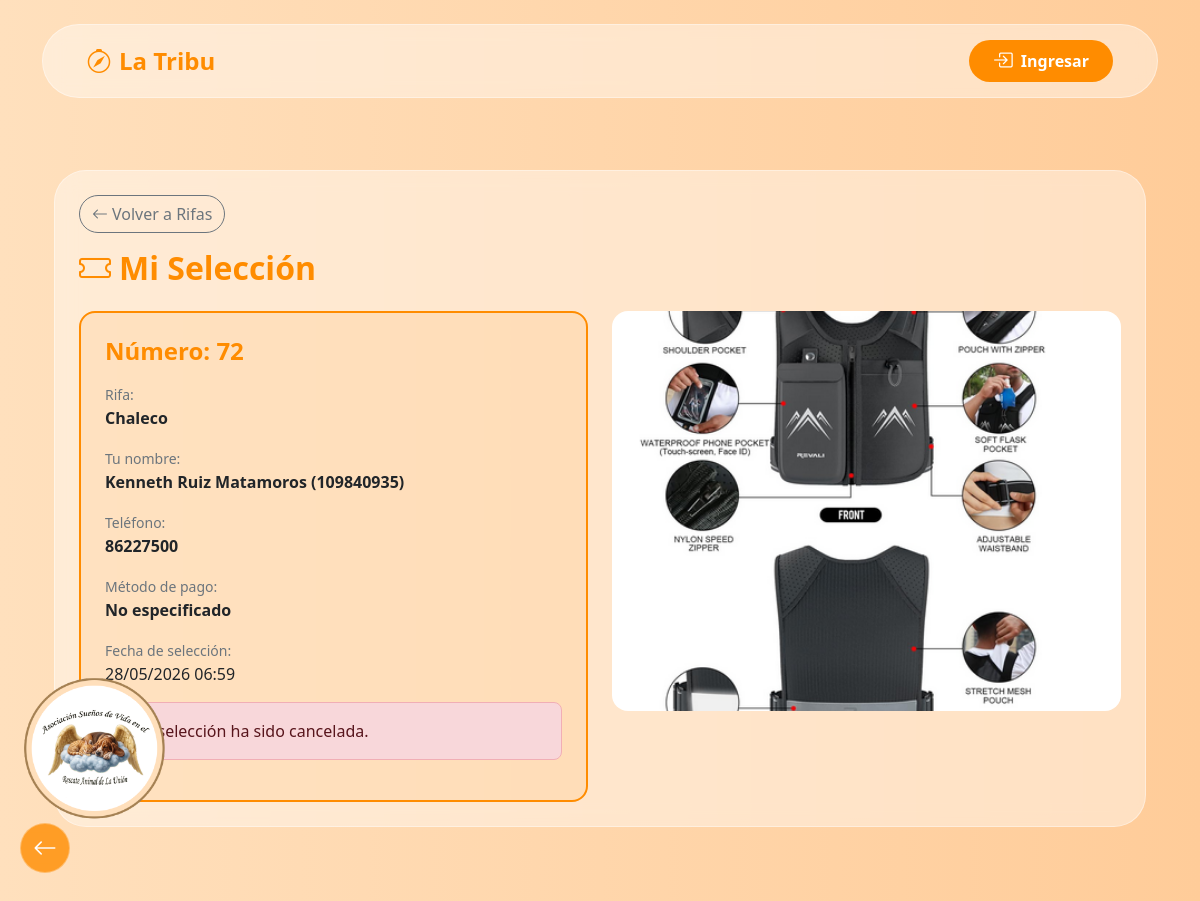
The app's page /rifas/mi-seleccion/1 with its own data.
### models.py (models this page shows)
class RaffleSelection(db.Model):
    __tablename__ = 'raffle_selection'
    id = db.Column(db.Integer, primary_key=True)
    raffle_id = db.Column(db.Integer, db.ForeignKey('raffle.id'), nullable=False)
    number = db.Column(db.String(5), nullable=False)  # 00-99
    customer_name = db.Column(db.String(200), nullable=False)
    customer_phone = db.Column(db.String(50), nullable=False)
    customer_cedula = db.Column(db.String(50))  # Nueva: cédula del cliente
    pin = db.Column(db.String(10), nullable=False)  # PIN de 4 dígitos alfanumérico
    selection_password = db.Column(db.String(100), nullable=False, default='', server_default='')
    created_at = db.Column(db.DateTime, default=datetime.utcnow)
    is_canceled = db.Column(db.Boolean, default=False)
    payment_method = db.Column(db.String(50), default='No especificado')
    sinpe_name = db.Column(db.String(200))
    sinpe_phone = db.Column(db.String(50))
    __table_args__ = (db.UniqueConstraint('raffle_id', 'number', name='_raffle_number_uc'),)

class Raffle(db.Model):
    __tablename__ = 'raffle'
    id = db.Column(db.Integer, primary_key=True)
    raffle_number = db.Column(db.String(50), unique=True, nullable=False)
    name = db.Column(db.String(200), nullable=False)
    price = db.Column(db.Float, nullable=False)
    prize = db.Column(db.String(500), nullable=False)
    detail = db.Column(db.Text, nullable=False)
    raffle_date = db.Column(db.Date, nullable=False)
    raffle_time = db.Column(db.String(50))
    image_filename = db.Column(db.String(255), nullable=False)
    winning_numbers = db.Column(db.Text, default='[]')  # JSON string
    sinpe_name_default = db.Column(db.String(200))
    sinpe_phone_default = db.Column(db.String(50))
    created_at = db.Column(db.DateTime, default=datetime.utcnow)
    is_active = db.Column(db.Boolean, default=True)
    selections = db.relationship('RaffleSelection', backref='raffle', lazy=True, cascade='all, delete-orphan')

### routes/rifas_public.py (the view)
@bp.route('/rifas/mi-seleccion/<int:selection_id>')
def mi_seleccion(selection_id):
    selection = RaffleSelection.query.get_or_404(selection_id)
    if not selection.raffle.is_active:
        flash('Esta rifa no está activa', 'warning')
        return redirect(url_for('main.list_rifas'))
    try:
        winners = json.loads(selection.raffle.winning_numbers) if selection.raffle.winning_numbers else []
    except Exception:
        winners = []
    is_winner = selection.number in winners if not selection.is_canceled else False
    return render_template('mi_seleccion.html', selection=selection, winners=winners, is_winner=is_winner)

### routes/__init__.py (called while the page is built)
@bp.before_request
def ensure_session_avatar():
    if 'user_id' in session:
        if 'avatar' not in session or 'email' not in session:
            user = User.query.get(session['user_id'])
            if user:
                if 'avatar' not in session:
                    session['avatar'] = user.avatar or ''
                if 'email' not in session:
                    session['email'] = user.email or ''

### templates/mi_seleccion.html (shortened to what this page needs)
{% extends "base.html" %}
{% block content %}
<div class="container mt-4">
    <div class="glass-panel rounded-5 p-4">
        <a href="{{ url_for('main.list_rifas') }}" class="btn btn-outline-secondary rounded-pill mb-3">
            <i class="bi bi-arrow-left me-1"></i>Volver a Rifas
        </a>
        <h2 class="fw-bold text-orange mb-4"><i class="bi bi-ticket me-2"></i>Mi Selección</h2>
        <div class="row g-4">
            <div class="col-12 col-md-6">
                <div class="rounded-4 p-4" style="background: rgba(255,140,0,0.1); border: 2px solid #ff8c00;">
                    <h4 class="fw-bold text-orange mb-3">Número: {{ selection.number }}</h4>
                    <div class="mb-3">
                        <small class="text-secondary">Rifa:</small>
                        <div class="fw-bold">{{ selection.raffle.name }}</div>
                    </div>
                    <div class="mb-3">
                        <small class="text-secondary">Tu nombre:</small>
                        <div class="fw-bold">{{ selection.customer_name }}</div>
                    </div>
                    <div class="mb-3">
                        <small class="text-secondary">Teléfono:</small>
                        <div class="fw-bold">{{ selection.customer_phone }}</div>
                    </div>
                    <div class="mb-3">
                        <small class="text-secondary">Método de pago:</small>
                        <div class="fw-bold">{{ selection.payment_method }}</div>
                    </div>
                    <div class="mb-3">
                        <small class="text-secondary">Fecha de selección:</small>
                        <div>{{ selection.created_at.strftime('%d/%m/%Y %H:%M') }}</div>
                    </div>
                    {% if selection.is_canceled %}
                    <div class="alert alert-danger rounded-3">
                        Esta selección ha sido cancelada.
                    </div>
                    {% elif is_winner %}
                    <div class="alert alert-warning rounded-3">
                        <strong>🎉 ¡FELICIDADES! ¡GANADOR!</strong>
                    </div>
                    {% endif %}
                </div>
            </div>
            <div class="col-12 col-md-6">
                <img src="{{ url_for('static', filename='uploads/rifas/' + selection.raffle.image_filename) }}"
                     class="rounded-4 w-100" style="max-height: 400px; object-fit: cover;" alt="{{ selection.raffle.name }}">
            </div>
        </div>
    </div>
</div>
{% endblock %}

### templates/base.html (shortened to what this page needs)
<!DOCTYPE html>
<html lang="es" data-theme="light">
<head>
    <link rel="stylesheet" href="{{ url_for('static', filename='css/bootstrap.css') }}?v=2">
    <link rel="stylesheet" href="{{ url_for('static', filename='css/bootstrap-icons.css') }}?v=2">
    <link rel="stylesheet" href="{{ url_for('static', filename='css/global.css') }}?v=2">
    <link rel="stylesheet" href="{{ url_for('static', filename='css/main.css') }}?v=2">
    <link rel="stylesheet" href="{{ url_for('static', filename='css/base.css') }}?v=2">
</head>
<body>
    <div class="container mt-4">
        <nav class="navbar navbar-expand-lg d-none d-md-flex custom-navbar glass-panel rounded-pill">
            <div class="container-fluid">
                <a class="navbar-brand text-orange fw-bold fs-4 d-flex align-items-center gap-2" href="/">
                    <i class="bi bi-compass"></i> La Tribu
                </a>
                <div class="ms-auto d-flex align-items-center gap-3">
                    {% if session.get('user_id') %}
                        {% set nav_avatar = session.get('avatar') or '' %}
                        <a href="{{ url_for('main.profile') }}" class="d-flex align-items-center text-decoration-none" title="Mi Perfil">
                            <div class="rounded-circle overflow-hidden border border-2 border-white shadow-sm d-flex align-items-center justify-content-center bg-orange" style="width:42px;height:42px;flex-shrink:0;">
                                {% if nav_avatar and nav_avatar != 'default.png' %}
                                    <img src="{{ url_for('static', filename=nav_avatar) }}" alt="Avatar" style="width:100%;height:100%;object-fit:cover;">
                                {% else %}
                                    <i class="bi bi-person-fill text-white fs-5"></i>
                                {% endif %}
                            </div>
                        </a>
                    {% else %}
                        <button class="btn btn-orange rounded-pill px-4 shadow-sm fw-bold d-flex align-items-center" data-bs-toggle="modal" data-bs-target="#loginModal">
                            <i class="bi bi-box-arrow-in-right me-2 fs-5"></i> Ingresar
                        </button>
                    {% endif %}
                </div>
            </div>
        </nav>
    </div>
    <main class="container mt-2 mt-md-5 mb-5 pb-5 content-wrapper">
        {% block content %}
        {% endblock %}
    </main>
    {% if request.path != '/' %}
    <button id="btnBack" class="btn-global-back" onclick="if(document.referrer.includes(window.location.host) && window.history.length > 1) { window.history.back(); } else { window.location.href='/'; }" title="Volver Atrás">
        <i class="bi bi-arrow-left fs-4"></i>
    </button>
    {% endif %}
    <a id="logoSuenosDesktopLink" href="#" target="_blank" class="d-none d-md-block" style="display: none !important;">
        <img id="logoSuenosDesktop" src="{{ url_for('static', filename='uploads/logosueños.png') }}" alt="Logo Sueños" class="logo-suenos-desktop-fixed animate-heartbeat">
    </a>
{% include 'partials/base_scripts.html' %}

### templates/partials/base_scripts.html (shortened to what this page needs)
</body>
</html>

### static/css/global.css (style rules this page uses)
:root { --bg-dark: #1e1e1e; --bg-darker: #121212; --text-light: #f1f1f1; --primary-orange: #ff8c00; --primary-hover: #e07b00; --nav-mobile-height: 65px; }
.text-orange { color: var(--primary-orange) !important; }
a { color: var(--primary-orange); text-decoration: none; }
.custom-navbar { background-color: var(--bg-dark); border-bottom: 2px solid var(--primary-orange); }
.btn-global-back { position: fixed; bottom: calc(var(--nav-mobile-height) + 20px); left: 20px; width: 50px; height: 50px; border-radius: 50%; background-color: var(--primary-orange); color: white; border: none; box-shadow: 0 4px 6px rgba(0,0,0,0.3); z-index: 1020; display: flex; justify-content: center; align-items: center; cursor: pointer; }

### static/css/base.css (style rules this page uses)
body { background: linear-gradient(to right, #ffe0bd 0%, #ffcc99 100%); background-attachment: fixed; min-height: 100vh; display: flex; flex-direction: column; }
.glass-panel { background: rgba(255, 255, 255, 0.4); backdrop-filter: blur(10px); -webkit-backdrop-filter: blur(10px); border: 1px solid rgba(255, 255, 255, 0.4); box-shadow: 0 8px 32px 0 rgba(31, 38, 135, 0.05); }
.btn-orange { background-color: var(--primary-orange, #ff8c00); color: #fff; border: none; transition: all 0.3s ease; }
.custom-navbar { padding: 0.8rem 2rem; z-index: 1040; }
.btn-global-back { position: fixed; bottom: calc(var(--nav-mobile-height, 70px) - 15px); left: 20px; width: 50px; height: 50px; border-radius: 50%; background: rgba(255, 140, 0, 0.8); backdrop-filter: blur(5px); color: white; border: 1px solid rgba(255, 255, 255, 0.3); box-shadow: 0 4px 15px rgba(255, 140, 0, 0.4); z-index: 1045; display: flex; justify-content: center; align-items: center; cursor: pointer; transition: all 0.3s ease; }
.logo-suenos-desktop-fixed { position: fixed; bottom: 100px; left: 20px; height: 150px; width: auto; z-index: 1045; cursor: pointer; transition: all 0.3s ease; }
*, *::before, *::after { box-shadow: none !important; text-shadow: none !important; }

### templates/base.html (style rules this page uses)
*, *::before, *::after { box-shadow: none !important; text-shadow: none !important; }
.shadow, .shadow-sm, .shadow-lg, .shadow-none, [class*="shadow"] { box-shadow: none !important; }
.animate-heartbeat { animation: heartbeat 1.5s ease-in-out infinite; }

### records on screen
RaffleSelection: number "72", customer_name "Kenneth Ruiz Matamoros (109840935)", customer_phone "86227500", payment_method "No especificado", created_at "28/05/2026 06:59"
Raffle: raffle.name "Chaleco", image_filename (picture)
